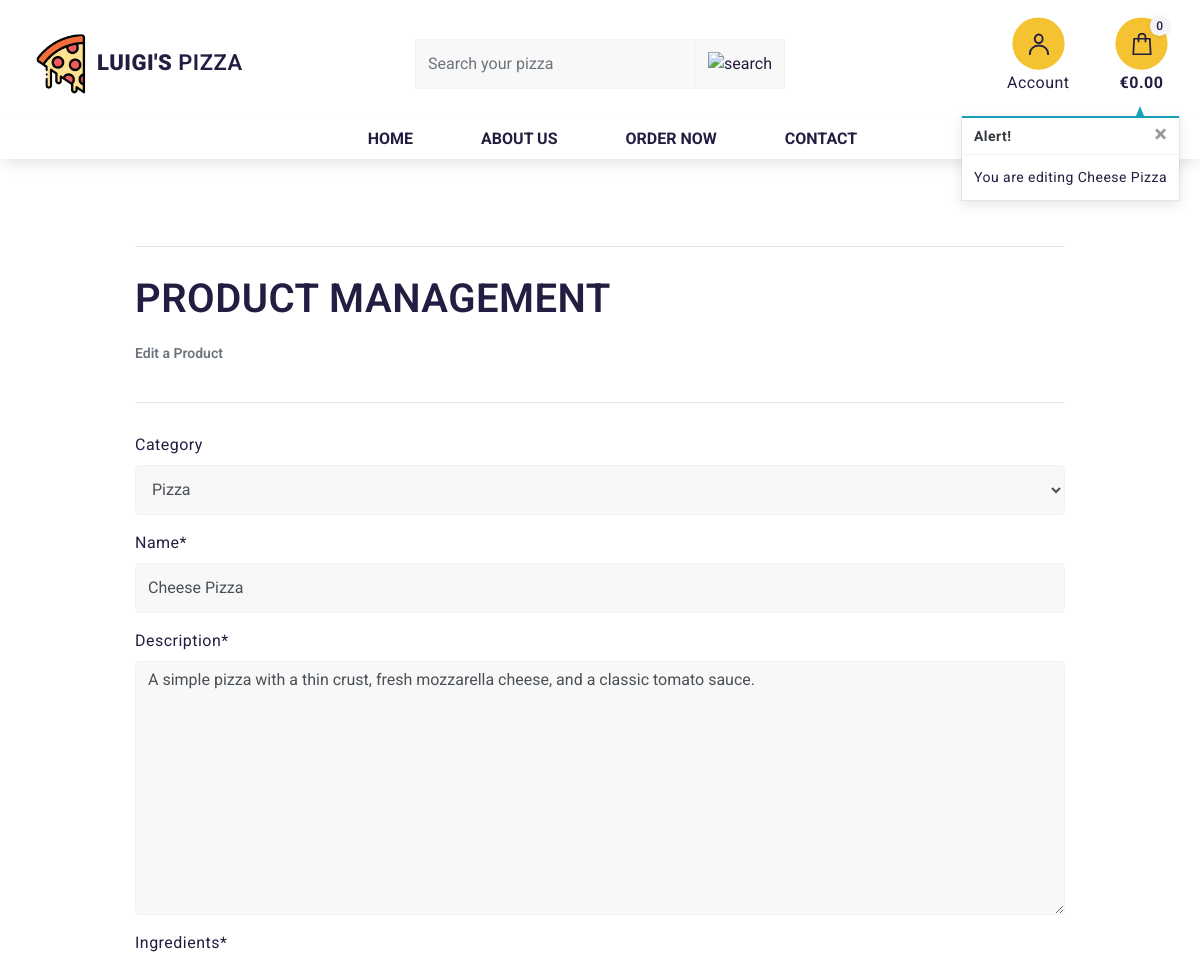
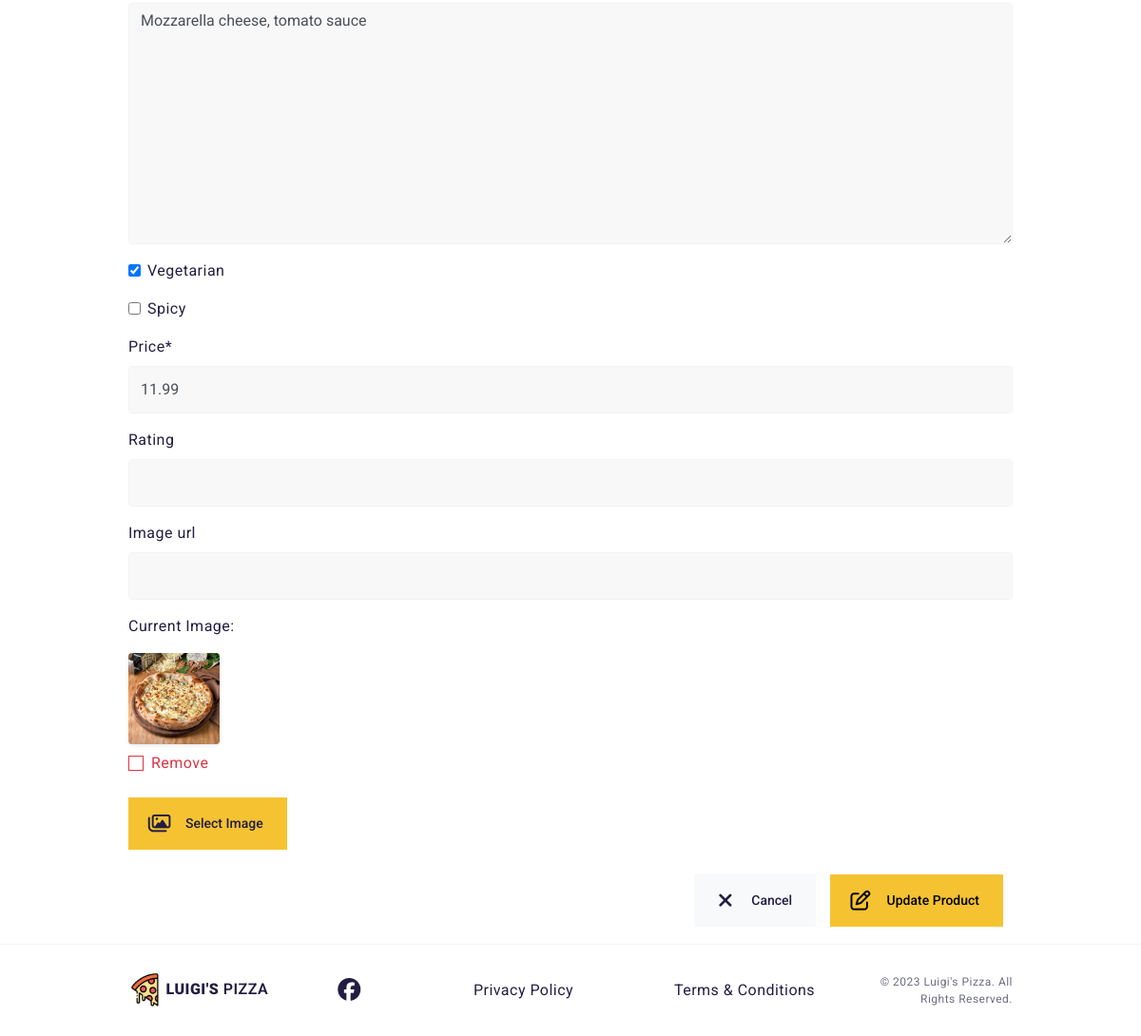
The page /menu/edit/6/ on the database its author committed (2 pictures, top to bottom).
### products/models.py (models this page shows, shortened)
class Product(models.Model):
    category = models.ForeignKey('Category', null=True, blank=True,
                                 on_delete=models.SET_NULL)
    name = models.CharField(max_length=254)
    description = models.TextField()
    ingredients = models.TextField()
    vegetarian = models.BooleanField(blank=True)
    spicy = models.BooleanField(blank=True)
    price = models.DecimalField(max_digits=6, decimal_places=2)
    rating = models.DecimalField(max_digits=6, decimal_places=2, null=True, blank=True)
    image_url = models.URLField(max_length=1024, null=True, blank=True)
    image = models.ImageField(null=True, blank=True)

### products/views.py (the view)
# urls.py: path('edit/<int:product_id>/', views.edit_product, name='edit_product'),
def edit_product(request, product_id):
    product = get_object_or_404(Product, pk=product_id)
    if request.method == 'POST':
        form = ProductForm(request.POST, request.FILES, instance=product)
        if form.is_valid():
            form.save()
            messages.success(request, 'Successfully updated product!')
            return redirect(reverse('menu_item', args=[product.id]))
        else:
            messages.error(request, 'Failed to update product. Please ensure the form is valid.')
    else:
        form = ProductForm(instance=product)
        messages.info(request, f'You are editing {product.name}')
    template = 'products/edit_product.html'
    context = {
        'form': form,
        'product': product,
    }
    return render(request, template, context)

### products/forms.py
class ProductForm(forms.ModelForm):
    class Meta:
        model = Product
        fields = '__all__'
    image = forms.ImageField(label='Image', required=False, widget=CustomClearableFileInput)
    def __init__(self, *args, **kwargs):
        super().__init__(*args, **kwargs)
        categories = Category.objects.all()
        friendly_names = [(c.id, c.get_friendly_name()) for c in categories]
        self.fields['category'].choices = friendly_names
        for field_name, field in self.fields.items():
            field.widget.attrs['class'] = 'lp-group-input input'

### cart/contexts.py (called while the page is built, shortened)
def cart_contents(request):
    cart_items = []
    total = 0
    product_count = 0
    cart = request.session.get('cart', {})
    if total <= settings.FREE_DELIVERY_THRESHOLD:
        delivery = settings.STANDARD_DELIVERY_FEE
        free_delivery_delta = settings.FREE_DELIVERY_THRESHOLD - total
    else:
        delivery = 0
        free_delivery_delta = 0
    grand_total = total + delivery
    context = {
        'cart_items': cart_items,
        'total': total,
        'product_count': product_count,
        'delivery': delivery,
        'free_delivery_delta': free_delivery_delta,
        'free_delivery_threshold': settings.FREE_DELIVERY_THRESHOLD,
        'grand_total': grand_total,
    }
    return context

### products/models.py (called while the page is built)
    def get_friendly_name(self):
        return self.friendly_name

### products/templates/products/edit_product.html (shortened to what this page needs)
{% extends "base.html" %}
{% load static %}
{% block page_header %}
    <div class="container header-container">
    </div>
{% endblock %}
{% block content %}
<section class="lp-p-90-0">
    <div class="container">
        <div class="row">
            <div class="col-12">
                <hr>
                <h2 class="logo-font mb-4">Product Management</h2>
                <h5 class="text-muted">Edit a Product</h5>
                <hr>
            </div>
        </div>
        <div class="row">
            <div class="col-12">
                <form method="POST" action="{% url 'edit_product' product.id %}" class="form mb-2" enctype="multipart/form-data">
                    {% for field in form %}
                        {% if field.name != 'image' %}
                            {{ field | as_crispy_field }}
                        {% else %}
                            {{ field }}
                        {% endif %}
                    {% endfor %}
                    <div class="text-right">
                        <a href="{% url 'menu' %}" class="lp-btn lp-btn-gray bg-light">
                            <span class="lp-icon">
                            </span>
                            <span>Cancel</span>
                          </a>
                        <button type="submit" class="lp-btn lp-atc">
                            <span class="lp-icon">
                            </span>
                            <span class="lp-add-to-cart-text">Update Product</span>
                          </button>
                    </div>
                </form>
            </div>
        </div>
    </div>
</section>
{% endblock %}

### static/css/base.css (style rules this page uses)
body { background-color: #fff; padding: 0; margin: 0; font-family: 'Roboto', sans-serif; letter-spacing: 0.03em; font-size: 16px; color: #231E41; position: relative; }
a { text-decoration: none; color: inherit; }
hr { margin-top: 40px; margin-bottom: 30px; }
.logo-font { text-transform: uppercase; letter-spacing: 0.5px; }
.lp-h1, .lp-h2, .lp-h3, .lp-h4, .lp-h5, .lp-h6, h1, h2, h3, h4, h5, h6 { font-weight: 600; margin: 0; padding: 0; }
.lp-h2, h2 { line-height: 110%; font-size: 40px; letter-spacing: -2px; }
.lp-h5, h5 { font-size: 14px; letter-spacing: 0; }
.form-control { border: 1px solid #F2F3F5; height: 50px; background-color: #eeeeee69; }
@media (min-width: 1200px) { .container { max-width: 80%; } }
@media (min-width: 992px) { .header-container { padding-top: 116px; } }
.lp-p-90-0 { padding-top: 90px !important; }
.lp-atc { overflow: hidden; }
.lp-atc .lp-add-to-cart-text { transition: 0.3s ease-in-out; }
.lp-btn { opacity: 1; border: none; padding: 0 5px; cursor: pointer; position: relative; display: inline-flex; align-items: center; transform: scale(1); height: 55px; letter-spacing: 0; font-size: 14px; margin-right: 10px; margin-bottom: 10px; background-color: #F5C332; transition: 0.3s ease-in-out; }
.lp-btn .lp-icon { border-radius: 50%; display: inline-flex; justify-content: center; align-items: center; position: relative; padding: 0 !important; margin: 0; width: 55px; height: 55px; }
.lp-btn span { white-space: nowrap; line-height: 55px; display: inline-block; padding: 0 20px 0 0; font-weight: 500; }
.lp-btn.lp-btn-gray { background-color: #F9FAFC; box-shadow: 0 0 0 2px #FFFFFF; }
.container { position: relative; z-index: 2; }

### rows shown on the page
Product: category "Pizza" "Cheese Pizza" "A simple pizza with a thin crust, fresh mozzarella cheese, and a classic tomato sauce." "Mozzarella cheese, tomato sauce" "☑" "11.99"

### other values the page prints
{{ product_count }} "0"
{{ message }} "You are editing Cheese Pizza"
{{ widget.initial_text }} "Current Image"
{{ widget.clear_checkbox_label }} "Remove"
